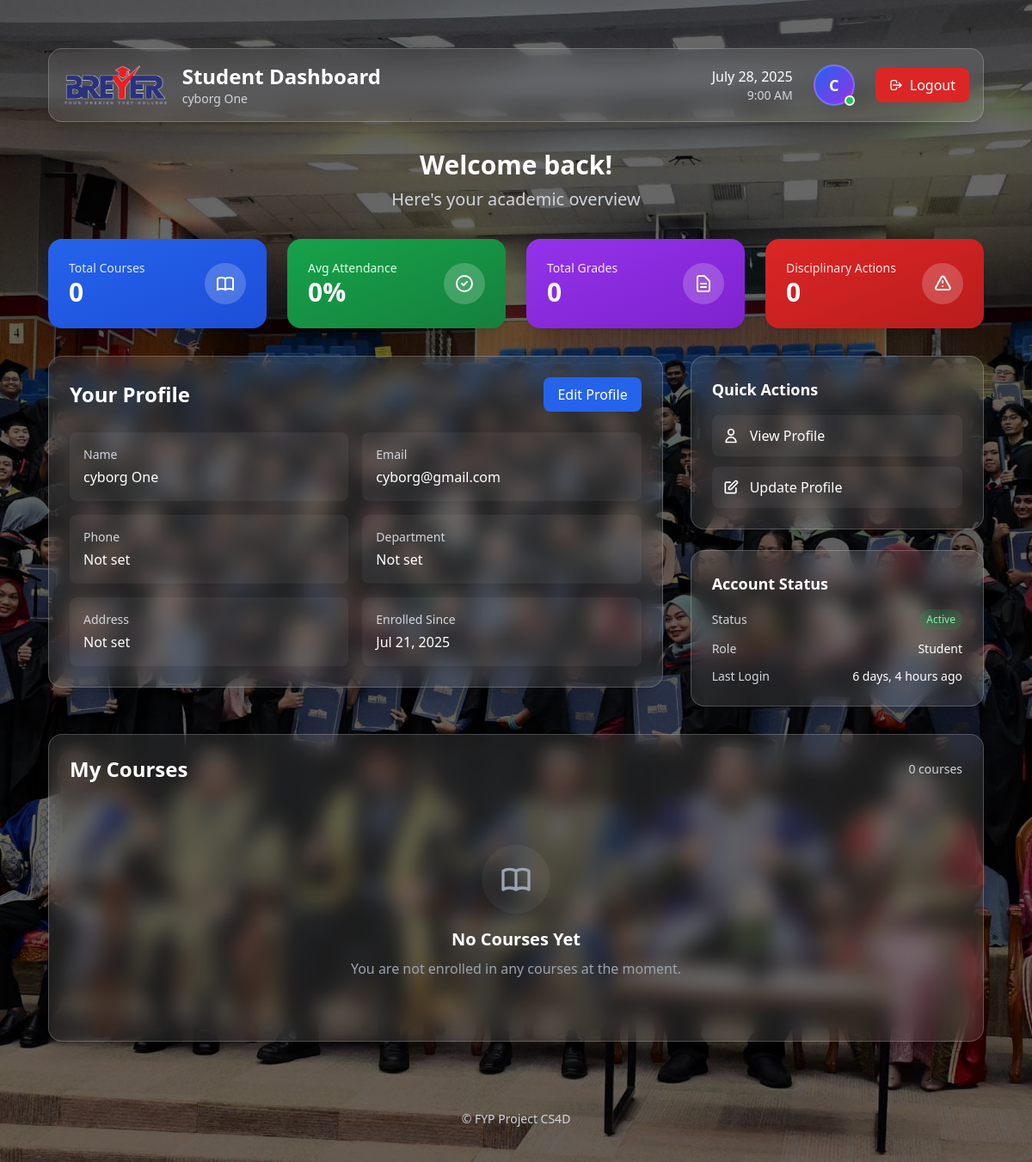
/student/dashboard/ (signed in), run on an earlier commit of the app's database.
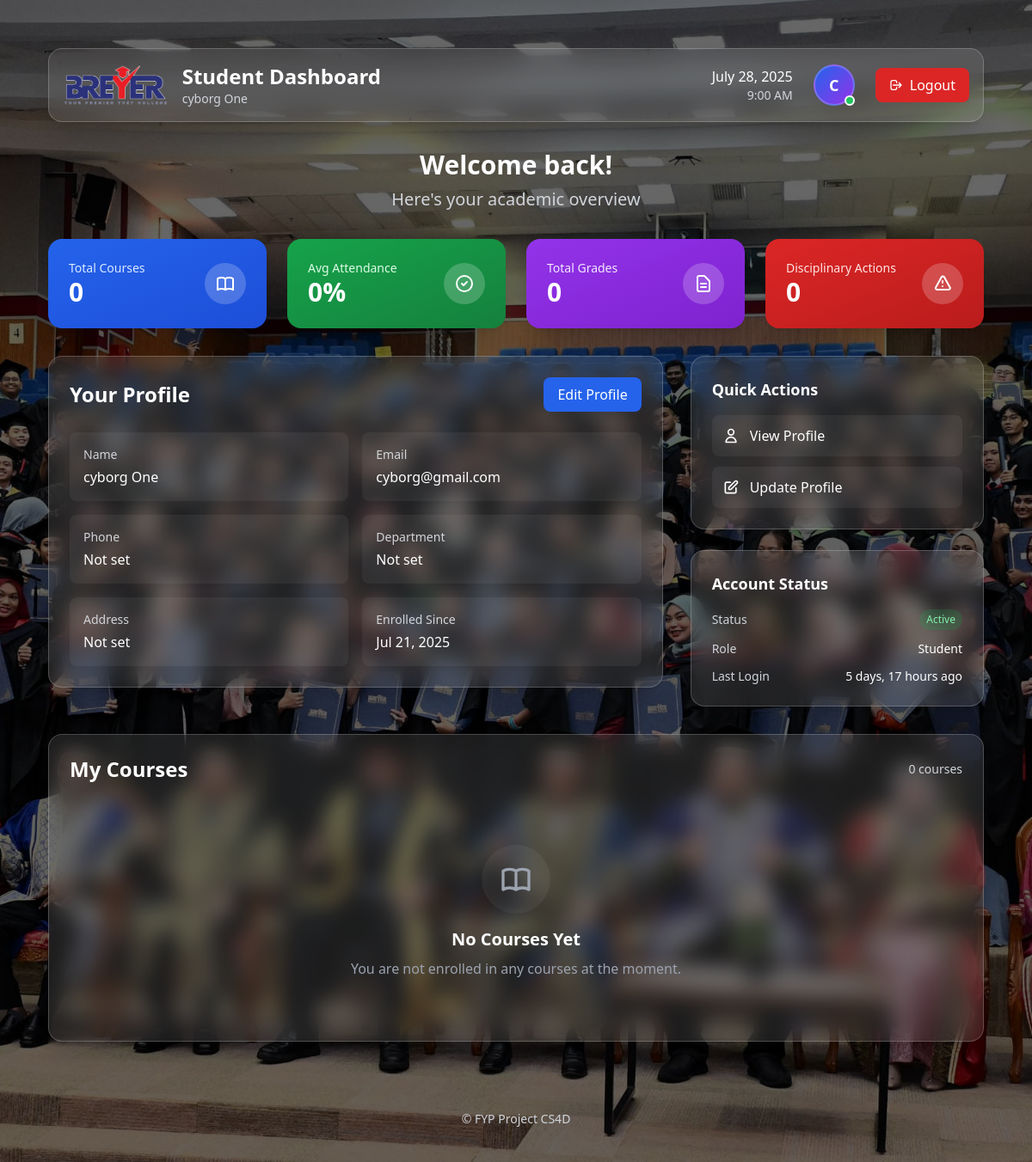
And on a later commit of the database.
### accounts/models.py (models this page shows, shortened)
class CustomUser(AbstractBaseUser, PermissionsMixin):
    class Role(models.TextChoices):
        STUDENT = 'STUDENT', 'Student'
        LECTURER = 'LECTURER', 'Lecturer'
        ADMIN = 'ADMIN', 'Admin'
    email = models.EmailField(unique=True)
    role = models.CharField(max_length=20, choices=Role.choices, default=Role.STUDENT)
    first_name = models.CharField(max_length=30, blank=True)
    last_name = models.CharField(max_length=30, blank=True)
    phone_number = models.CharField(max_length=20, blank=True, null=True)
    address = models.TextField(blank=True, null=True)
    department = models.ForeignKey(
    Department,
    null=True,
    blank=True,
    on_delete=models.SET_NULL,
    related_name='users'
)
    profile_picture = models.ImageField(upload_to='profile_pics/', blank=True, null=True)  # Added profile_picture field
    is_staff = models.BooleanField(default=False)
    is_active = models.BooleanField(default=True)
    date_joined = models.DateTimeField(default=timezone.now, blank=True, null=True)
    USERNAME_FIELD = 'email'
    REQUIRED_FIELDS = ['first_name', 'last_name']
    objects = CustomUserManager()
    def get_full_name(self):
        return f"{self.first_name} {self.last_name}".strip()

### accounts/decorators.py (the view)
        @login_required
        def _wrapped_view(request, *args, **kwargs):
            if request.user.role != role:
                return HttpResponseForbidden("You are not authorized to view this page.")
            return view_func(request, *args, **kwargs)

### student/views.py (called while the page is built, shortened)
@role_required(CustomUser.Role.STUDENT)
def student_dashboard(request):
    try:
        student = Student.objects.get(user=request.user)
        student.latest_activity = timezone.now()
        student.save(update_fields=['latest_activity'])
    except Student.DoesNotExist:
        pass
    enrollments = Enrollment.objects.filter(student__user=request.user).select_related('course')
    courses_data = []
    try:
        student = Student.objects.get(user=request.user)
        disciplinary_actions = DisciplinaryAction.objects.filter(student=student).order_by('-date')
    except Student.DoesNotExist:
        disciplinary_actions = []
    context = {
        'courses_data': courses_data,
        'disciplinary_actions': disciplinary_actions,
    }
    return render(request, 'student/dashboard.html', context)

### student/templates/student/dashboard.html (shortened to what the changed rows need)
{% extends 'base.html' %}
{% load static %}
{% block content %}
<div class="bg-white/10 backdrop-blur-md rounded-2xl p-4 border border-white/20 shadow-xl mb-8">
  <div class="flex justify-between items-center">
    <div class="flex items-center space-x-4">
      <div>
        <h1 class="text-2xl font-bold text-white">Student Dashboard</h1>
        <p class="text-gray-300 text-sm">{{ request.user.get_full_name|default:request.user.email }}</p>
      </div>
    </div>
    <div class="flex items-center space-x-6">
      <a href="{% url 'student:profile' %}" class="relative group">
        {% if request.user.profile_picture %}
          <img src="{{ request.user.profile_picture.url }}" alt="Profile Picture"
               class="w-12 h-12 rounded-full object-cover border-2 border-white/20 group-hover:border-blue-400 transition-colors">
        {% else %}
          <div class="w-12 h-12 rounded-full bg-gradient-to-br from-blue-600 to-purple-600 flex items-center justify-center border-2 border-white/20 group-hover:border-blue-400 transition-colors">
            <span class="text-white font-semibold text-lg">
              {{ request.user.get_full_name|first|upper|default:request.user.email|first|upper }}
            </span>
          </div>
        {% endif %}
      </a>
    </div>
  </div>
</div>
<div class="text-center mb-8">
  <h2 class="text-3xl font-bold text-white mb-2">Welcome back!</h2>
</div>
<div class="grid grid-cols-1 lg:grid-cols-3 gap-8">
  <div class="lg:col-span-2">
    <div class="bg-white/10 backdrop-blur-md rounded-2xl p-6 border border-white/20 shadow-xl">
      <div class="flex items-center justify-between mb-6">
        <h2 class="text-2xl font-semibold text-white">Your Profile</h2>
      </div>
      <div class="grid grid-cols-1 md:grid-cols-2 gap-4">
        <div class="bg-white/5 rounded-lg p-4">
          <h3 class="text-sm font-medium text-gray-300 mb-1">Name</h3>
          <p class="text-white">{{ request.user.get_full_name|default:"N/A" }}</p>
        </div>
        <div class="bg-white/5 rounded-lg p-4">
          <h3 class="text-sm font-medium text-gray-300 mb-1">Email</h3>
          <p class="text-white">{{ request.user.email }}</p>
        </div>
        <div class="bg-white/5 rounded-lg p-4">
          <h3 class="text-sm font-medium text-gray-300 mb-1">Phone</h3>
          <p class="text-white">{{ request.user.phone_number|default:"Not set" }}</p>
        </div>
        <div class="bg-white/5 rounded-lg p-4">
          <h3 class="text-sm font-medium text-gray-300 mb-1">Department</h3>
          <p class="text-white">{{ request.user.department|default:"Not set" }}</p>
        </div>
        <div class="bg-white/5 rounded-lg p-4">
          <h3 class="text-sm font-medium text-gray-300 mb-1">Address</h3>
          <p class="text-white">{{ request.user.address|default:"Not set" }}</p>
        </div>
        <div class="bg-white/5 rounded-lg p-4">
          <h3 class="text-sm font-medium text-gray-300 mb-1">Enrolled Since</h3>
          <p class="text-white">{{ request.user.date_joined|date:"M d, Y" }}</p>
        </div>
      </div>
    </div>
  </div>
  <div class="space-y-6">
    <div class="bg-white/10 backdrop-blur-md rounded-2xl p-6 border border-white/20 shadow-xl">
      <div class="space-y-3">
        <div class="flex items-center justify-between">
          <span class="text-gray-300 text-sm">Role</span>
          <span class="text-white text-sm">{{ request.user.get_role_display }}</span>
        </div>
        <div class="flex items-center justify-between">
          <span class="text-gray-300 text-sm">Last Login</span>
          <span class="text-white text-sm">{{ request.user.last_login|timesince }} ago</span>
        </div>
      </div>
    </div>
  </div>
</div>
<div class="bg-white/10 backdrop-blur-md rounded-2xl p-6 border border-white/20 shadow-xl mt-8">
  <div class="flex items-center justify-between mb-6">
    <h2 class="text-2xl font-semibold text-white">My Courses</h2>
  </div>
</div>
{% endblock %}

What changed in the data, as far as the page shows it:
changed CustomUser "cyborg One": user.last_login "6 days, 4 hours" → "5 days, 17 hours"
